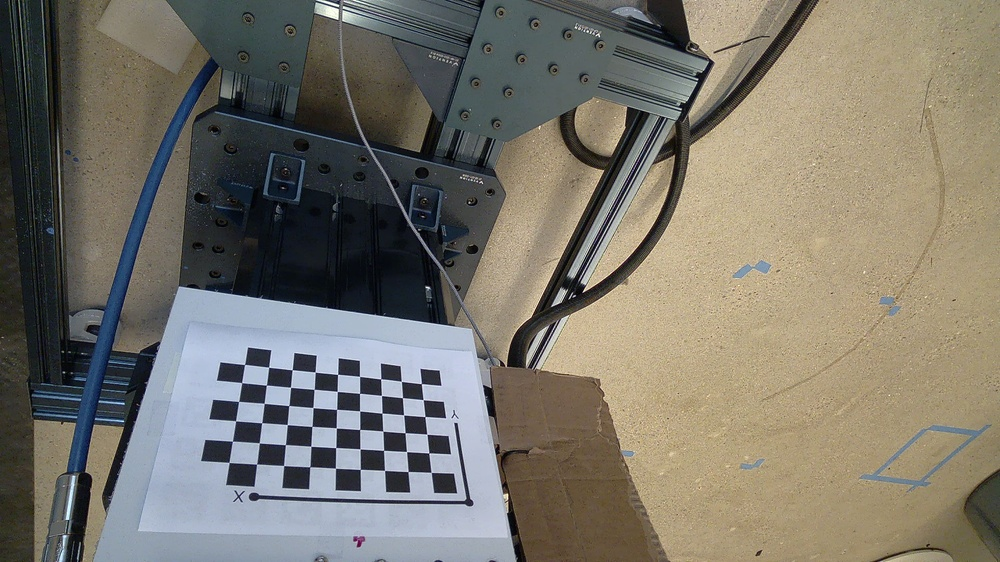
#> input picture chessboard_pattern.jpeg, 1000 x 562 px, shrunk from 1920 x 1080 before the run
$ python test_chessboard_detection.py chessboard_pattern.jpeg
#> lines starting #> are read from the running program, lines starting #| are printed output that depends on the picture; long printed decimals are rounded
#> in main, image is the input picture: shape (562, 1000, 3); mean B, G, R 107.4, 117.8, 121.8
#!/usr/bin/env python3
"""
Test Chessboard Pose Detection

Test script to detect chessboard pose from a static image file.
"""

import cv2
import numpy as np
import argparse
import sys


# Chessboard pattern configuration (matching your calibrate.py)
PATTERN_SIZE = (9, 6)  # (width, height) in corners
SQUARE_SIZE_M = 0.025  # 25mm squares


def get_default_camera_matrix():
    """
    Return a default camera matrix for testing.
    Replace with your actual camera intrinsics for accurate results.
    """
    # Default camera matrix (you should replace with your actual camera parameters)
    K = np.array([
        [800.0, 0, 320.0],
        [0, 800.0, 240.0],
        [0, 0, 1.0]
    ], dtype=np.float32)

    # Assuming minimal distortion
    dist = np.zeros((4, 1), dtype=np.float32)

    print("Using default camera matrix - replace with actual camera intrinsics for accurate results")
    return K, dist


def detect_chessboard_pose(image: np.ndarray, K: np.ndarray, dist: np.ndarray, visualize: bool = False) -> tuple:
    """
    Detect chessboard pattern in image and compute pose

    Args:
        image: Input image (color or grayscale)
        K: Camera intrinsic matrix
        dist: Distortion coefficients
        visualize: Whether to show detection results

    Returns:
        (R, t, corners) where R is 3x3 rotation matrix, t is 3x1 translation vector, corners are detected corners
        Returns (None, None, None) if detection fails
    """
#> called with K = array of shape (3, 3), dist = array of shape (4, 1), visualize = False
    # Convert to grayscale if needed
    if len(image.shape) == 3:
        gray = cv2.cvtColor(image, cv2.COLOR_BGR2GRAY)
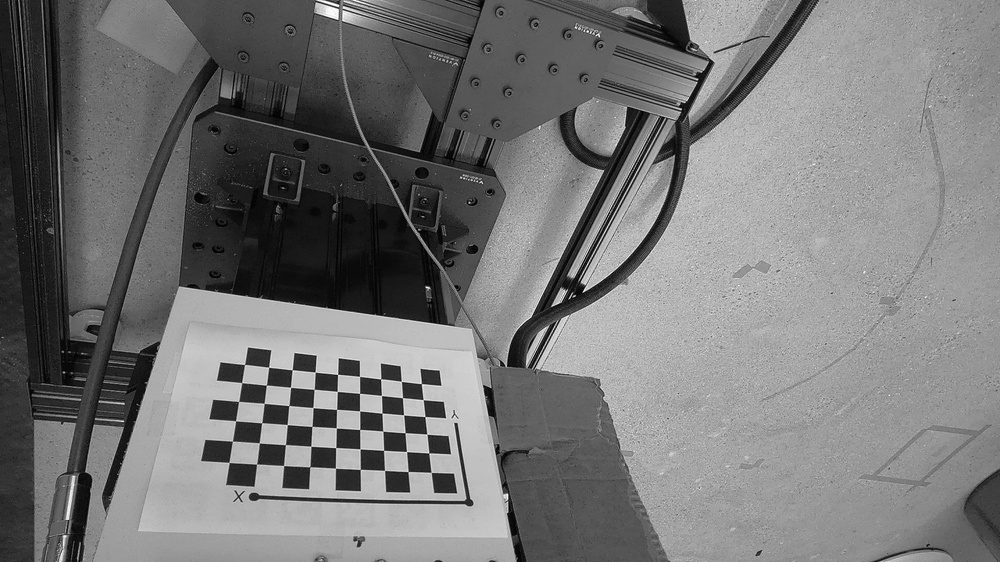
#> gray: shape (562, 1000); min 0, max 254, mean 117.8
    else:
        gray = image.copy()

    print(f"Image shape: {image.shape}")
#| Image shape: (562, 1000, 3)
    print(f"Looking for chessboard pattern: {PATTERN_SIZE[0]}x{PATTERN_SIZE[1]} corners")

    # Find chessboard corners
    found, corners = cv2.findChessboardCorners(
        gray,
        PATTERN_SIZE,
        flags=cv2.CALIB_CB_ADAPTIVE_THRESH + cv2.CALIB_CB_NORMALIZE_IMAGE
    )
#> found = True; corners = 54 rows, first 8: [431.2, 472.4], [408, 471.6], [384.6, 470.4], [360.3, 469.4], [335.5, 468.2], [309.7, 466.8], [283.6, 465.5], [256.5, 464.1]

    if not found:
        print("❌ Could not find chessboard pattern in image")
        return None, None, None

    print(f"✅ Found chessboard pattern with {len(corners)} corners")
#| ✅ Found chessboard pattern with 54 corners

    # Refine corner locations
    criteria = (cv2.TERM_CRITERIA_EPS + cv2.TERM_CRITERIA_MAX_ITER, 30, 0.001)
    corners = cv2.cornerSubPix(gray, corners, (11, 11), (-1, -1), criteria)
#> corners = 54 rows, first 8: [431.2, 472.4], [408.1, 471.5], [384.5, 470.4], [360.3, 469.4], [335.4, 468.2], [309.8, 466.7], [283.6, 465.5], [256.6, 464.1]

    # Generate 3D object points for the chessboard (Z=0 plane)
    objp = np.zeros((PATTERN_SIZE[1] * PATTERN_SIZE[0], 3), np.float32)
    objp[:, :2] = np.mgrid[0:PATTERN_SIZE[0], 0:PATTERN_SIZE[1]].T.reshape(-1, 2)
    objp *= SQUARE_SIZE_M

    # Solve PnP to get pose
    success, rvec, tvec = cv2.solvePnP(objp, corners, K, dist)
#> success = True; rvec = [0.101, -1.35, -2.76]; tvec = [0.113, 0.235, 0.798]

    if not success:
        print("❌ Could not solve PnP for chessboard")
        return None, None, None

    # Convert rotation vector to rotation matrix
    R, _ = cv2.Rodrigues(rvec)
#> R = [[-0.996, 0.0264, -0.0859], [-0.0841, -0.612, 0.786], [-0.0318, 0.791, 0.612]]

    # Convert tvec to column vector (3x1)
    t = tvec.reshape(3, 1)
#> t = [0.113, 0.235, 0.798]

    print(f"✅ Pose detection successful!")
    print(f"Translation (meters): [{t[0,0]:.4f}, {t[1,0]:.4f}, {t[2,0]:.4f}]")
#| Translation (meters): [0.1133, 0.2348, 0.7976]
    print(f"Translation (mm): [{t[0,0]*1000:.1f}, {t[1,0]*1000:.1f}, {t[2,0]*1000:.1f}]")
#| Translation (mm): [113.3, 234.8, 797.6]

    # Convert rotation matrix to Euler angles for easier interpretation
    from scipy.spatial.transform import Rotation
    r = Rotation.from_matrix(R)
    euler = r.as_euler('xyz', degrees=True)
#> euler = [52.27, 1.82, -175.2]
    print(f"Rotation (Euler XYZ degrees): [{euler[0]:.1f}, {euler[1]:.1f}, {euler[2]:.1f}]")
#| Rotation (Euler XYZ degrees): [52.3, 1.8, -175.2]

    if visualize:
        # Draw the corners and coordinate system
        img_vis = image.copy()

        # Draw corners
        cv2.drawChessboardCorners(img_vis, PATTERN_SIZE, corners, found)

        # Draw coordinate system (3D axes)
        axis_length = SQUARE_SIZE_M * 3  # 3 squares length
        axis_points = np.array([
            [0, 0, 0],           # Origin
            [axis_length, 0, 0], # X-axis (red)
            [0, axis_length, 0], # Y-axis (green)
            [0, 0, -axis_length] # Z-axis (blue, pointing up from board)
        ], dtype=np.float32)

        # Project 3D points to image
        projected_points, _ = cv2.projectPoints(axis_points, rvec, tvec, K, dist)
        projected_points = projected_points.reshape(-1, 2).astype(int)

        origin = tuple(projected_points[0])
        x_axis = tuple(projected_points[1])
        y_axis = tuple(projected_points[2])
        z_axis = tuple(projected_points[3])

        # Draw axes
        cv2.arrowedLine(img_vis, origin, x_axis, (0, 0, 255), 5)  # X-axis (red)
        cv2.arrowedLine(img_vis, origin, y_axis, (0, 255, 0), 5)  # Y-axis (green)
        cv2.arrowedLine(img_vis, origin, z_axis, (255, 0, 0), 5)  # Z-axis (blue)

        # Add labels
        cv2.putText(img_vis, 'X', x_axis, cv2.FONT_HERSHEY_SIMPLEX, 1, (0, 0, 255), 2)
        cv2.putText(img_vis, 'Y', y_axis, cv2.FONT_HERSHEY_SIMPLEX, 1, (0, 255, 0), 2)
        cv2.putText(img_vis, 'Z', z_axis, cv2.FONT_HERSHEY_SIMPLEX, 1, (255, 0, 0), 2)

        # Show result
        cv2.imshow('Chessboard Pose Detection', img_vis)
        print("Press any key to close visualization window...")
        cv2.waitKey(0)
        cv2.destroyAllWindows()

    return R, t, corners


def main():
    parser = argparse.ArgumentParser(description='Test chessboard pose detection from image file')
    parser.add_argument('image_path', help='Path to chessboard image file')
    parser.add_argument('--visualize', '-v', action='store_true', help='Show detection results')
    parser.add_argument('--camera-matrix', help='Path to camera intrinsics JSON file (optional)')

    args = parser.parse_args()

    # Load image
    image = cv2.imread(args.image_path)
    if image is None:
        print(f"❌ Could not load image from: {args.image_path}")
        sys.exit(1)

    # Load camera matrix if provided
    if args.camera_matrix:
        try:
            import json
            with open(args.camera_matrix, 'r') as f:
                cam_data = json.load(f)
            K = np.array(cam_data['camera_matrix'], dtype=np.float32)
            dist = np.array(cam_data['distortion_coefficients'], dtype=np.float32)
            print(f"Loaded camera matrix from: {args.camera_matrix}")
        except Exception as e:
            print(f"❌ Could not load camera matrix: {e}")
            print("Using default camera matrix instead")
            K, dist = get_default_camera_matrix()
    else:
        K, dist = get_default_camera_matrix()

    # Detect chessboard pose
    R, t, corners = detect_chessboard_pose(image, K, dist, args.visualize)
#> t = [0.113, 0.235, 0.798]

    if R is not None:
        print(f"\n📐 Rotation Matrix:")
        print(R)
#| [[-0.996   0.02637 -0.08594]
#|  [-0.08406 -0.6118  0.7865]
#|  [-0.03185  0.7905  0.6116]]
        print(f"\n📍 Translation Vector (meters):")
        print(t)
#| [[0.1133]
#|  [0.2348]
#|  [0.7976]]
        print(f"\n✅ Pose detection completed successfully!")
    else:
        print(f"\n❌ Pose detection failed")
        sys.exit(1)


if __name__ == "__main__":
    main()
